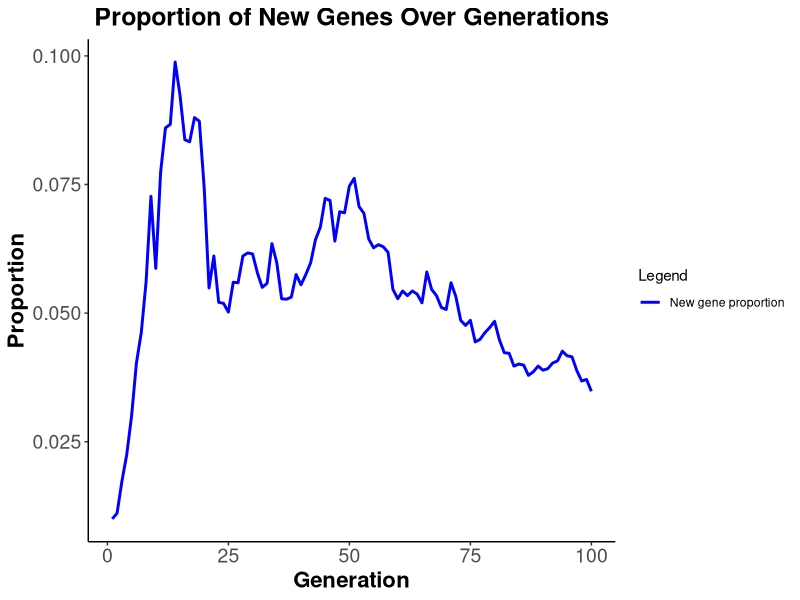

This chart was generated by the following R code: (Note: this script raises an error after producing the figure.)
# This script plots the proportion of new genes in every generation. This script builds up from the scripts written in question 3b and 3c.

# Clear environment
rm(list = ls())

# Importing Libraries
if(!require(ggplot2)){install.packages("ggplot2")}
library(ggplot2)

# To ensure consistent and reproducible results, the random number generator was initialized with a seed of 15. Preliminary analyses using different random seeds (e.g., 12 and 18) demonstrated that the dynamics of the new gene's frequency were sensitive to this parameter. A seed of 18 resulted in a fluctuating, wave-like pattern, where the new gene type almost vanished before subsequently increasing in frequency, although this oscillation dampened over generations. A seed of 12 led to an abrupt initial decline in the new gene type's frequency. A seed of 15 was ultimately chosen as it provided a clearer and more stable representation of the overall trend being investigated, without the confounding effects of these extreme fluctuations.

set.seed(15) 
# Function for recombination
recombination_func = function(parent1, parent2) {
  # Verify that both parent genomes have the same length. If they don't, stop execution and report an error.
  if (length(parent1) != length(parent2)) {
    stop("Parent genomes must be of the same length")
  }
  
  # Determine the genome length. Since the previous check ensures equal lengths, we can use the length of either parent.
  genome_length = length(parent1)
  
  # Randomly select a crossover point. This point determines where the genomes are split and recombined.
  # The crossover point can be anywhere from 1 to genome_length - 1. We exclude genome_length itself to ensure that at least one gene is inherited from each parent.
  crossover_point = sample(1:(genome_length - 1), 1)
  
  # Create the offspring genome by combining segments from each parent.
  # We take the genes from parent 1 up to and including the crossover point, and combine them with the genes from parent 2 starting from the position immediately after the crossover point, up until the end of the parent 2 genome.
  offspring = c(parent1[1:crossover_point], parent2[(crossover_point + 1):genome_length])
  
  # Return the newly created offspring genome.
  return(offspring)
}

# Simulation parameters
n = 100 # Number of individuals in each generation (population size). The population size remains constant throughout the simulation.
L = 100 # Length of each individual's genome. Each genome is represented as a sequence of 8 binary values (0s and 1s). 0 is the old type gene and 1 is the new type gene.
generations = 100 # Number of generations to simulate. 

# Initialize the population.
# The population is represented as a matrix where each row is an individual's genome.
population = matrix(0, nrow = n, ncol = L)
# Introduce a "foreign" genome by setting the first individual's genome to all 1s. This
# simulates the introduction of a new mutation or gene into the population.
population[1, ] = rep(1, L)


# Function to simulate one generation. This function takes the current population as input
# and generates the next generation through random mating and recombination.
simulate_generation = function(current_population, n, L, gen_number) {
  next_population = matrix(0, nrow = n, ncol = L) # Initailize a matrix of the same size as the input to store the offsprings of the next generation.
  
  # Iterate through each individual in the next generation. This loop creates each of the n
  # individuals in the next generation by selecting parents and performing recombination.
  for (i in 1:n) {
    # Randomly select two parents from the current population with replacement.
    # Replacement is crucial here because an individual can be selected as a parent multiple
    # times within a generation. This reflects the possibility of an individual having
    # multiple offspring. That's why we set replace = TRUE
    parents_indices = sample(1:n, 2, replace = TRUE) # Get two indices at random
    parents = current_population[parents_indices, ]
    
    # Create an offspring through recombination using the previously defined function (3b).
    offspring = recombination_func(parents[1, ], parents[2, ])

    # Add the offspring to the next generation. The newly created offspring's genome is
    # added as a row to the next_population matrix.
    next_population[i, ] = offspring
  }
  
  return(next_population) # Return the next offspring matrix that will serve as the parent matrix for the next generation.
}

# Track the proportion of new genes in the population.
# We change the data type of the generations variable to numeric for easier calculations with float values.
proportion_new_genes = numeric(generations)

# Run the simulation. This loop iterates through the specified number of generations,
# simulating the population's evolution at each step.

for (gen in 1:generations) {
  # Calculate the proportion of new genes (1s) in the population at the current generation.
  # The sum of all values in the population matrix gives the total number of 1s (new genes).
  # This sum is then divided by the total number of genes in the population, which is
  # calculated as the number of individuals (n) multiplied by the genome length (L). (Number of items in the matrix.)
  proportion_new_genes[gen] = sum(population) / (n * L)
  
  population = simulate_generation(population, n, L, gen) # Run simulation for the next generation.
}

# Create a data frame for plotting. This is necessary because ggplot2, the plotting library
# we're using, works best with data in a data frame format.
data = data.frame(
  Generation = 1:generations,     # Column 1: Generation number. Creates a sequence of numbers from 1 to the total number of generations.
  Proportion = proportion_new_genes # Column 2: Proportion of new genes at each generation.
)

# Plot the result using ggplot2.
prop_gene_plot = ggplot(data, aes(x = Generation, y = Proportion)) +
  geom_line(aes(color = "New gene proportion"), linewidth = 1) + # Creates a line plot with a blue line of specified thickness.
  scale_color_manual(
    name = "Legend",
    values = c("New gene proportion" = "blue")
  ) +
  labs(                                     # Adds labels to the plot.
    title = "Proportion of New Genes Over Generations",
    x = "Generation",
    y = "Proportion"
  ) +
  theme_classic() + # Uses a clean, classic theme for the plot.
  # Formatting plot for better aesthetics and visualization
  theme(
    plot.title = element_text(hjust = 0.5, size = 18, face = "bold"), # Centers and styles the plot title.
    axis.title = element_text(size = 16, face = "bold"),             # Styles the axis titles.
    axis.text = element_text(size = 14),                             # Styles the axis text (making it larger for readability).
    panel.grid.major = element_blank(),                               # Removes major grid lines.
    panel.grid.minor = element_blank(),                             # Removes minor grid lines.
    plot.caption = element_text(size=14)                       
  )


ggsave(plot = prop_gene_plot, filename = "./scripts/final_exam/exam_plots/prop_new_genes.png", width = 200, units = "mm", dpi = 700) # Save plot as png

# Display the plot.
print(prop_gene_plot)
